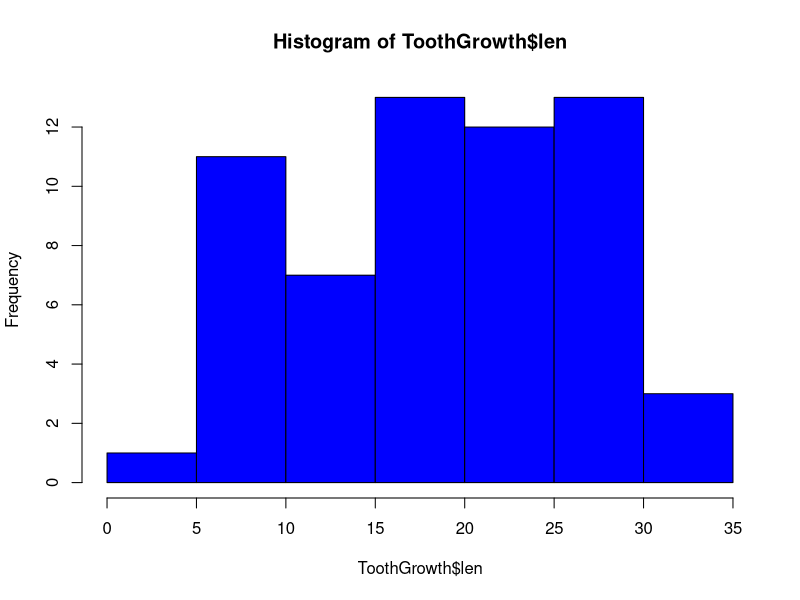
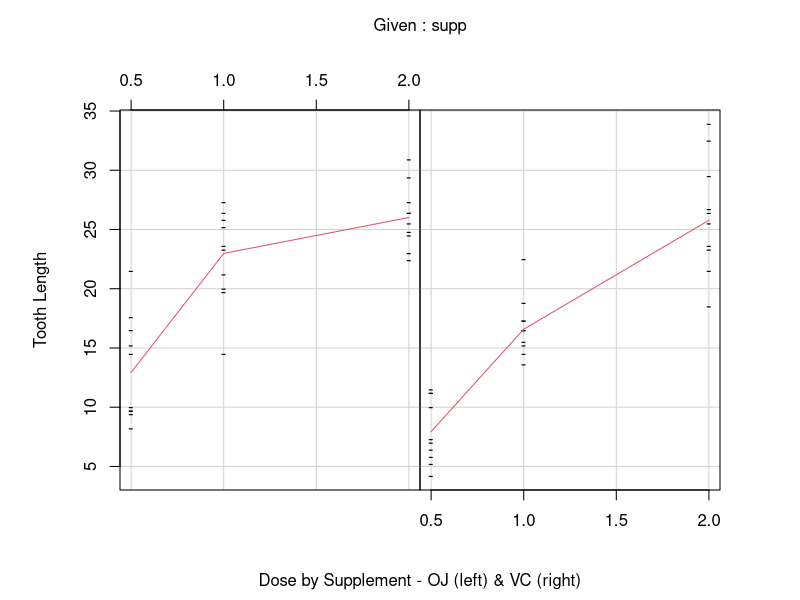

Generate these figures, in order, with R:
## ---- chunk 1
# Load the Data
data("ToothGrowth")
str(ToothGrowth)
# attach(ToothGrowth)
## ---- chunk 2
# A small sample
head(ToothGrowth, 5)
## ---- chunk 3
mn_o <- mean(ToothGrowth$len)
sd(ToothGrowth$len)
## ---- chunk 4
mean(ToothGrowth[ToothGrowth$supp=="OJ",]$len)
sd(ToothGrowth[ToothGrowth$supp=="OJ",]$len)

mean(ToothGrowth[ToothGrowth$supp=="VC",]$len)
sd(ToothGrowth[ToothGrowth$supp=="VC",]$len)

hist(ToothGrowth$len, col="blue")
## ---- chunk 5
coplot(len ~ dose | supp, data = ToothGrowth, ylab="Tooth Length", xlab="Dose by Supplement - OJ (left) & VC (right)", panel=panel.smooth, show.given=FALSE, pch="-")
## ---- chunk 6
x1 <- ToothGrowth[ToothGrowth$supp=="OJ",]$len
x2 <- ToothGrowth[ToothGrowth$supp=="VC",]$len

res <- t.test(x2, x1, paired=TRUE)
res
